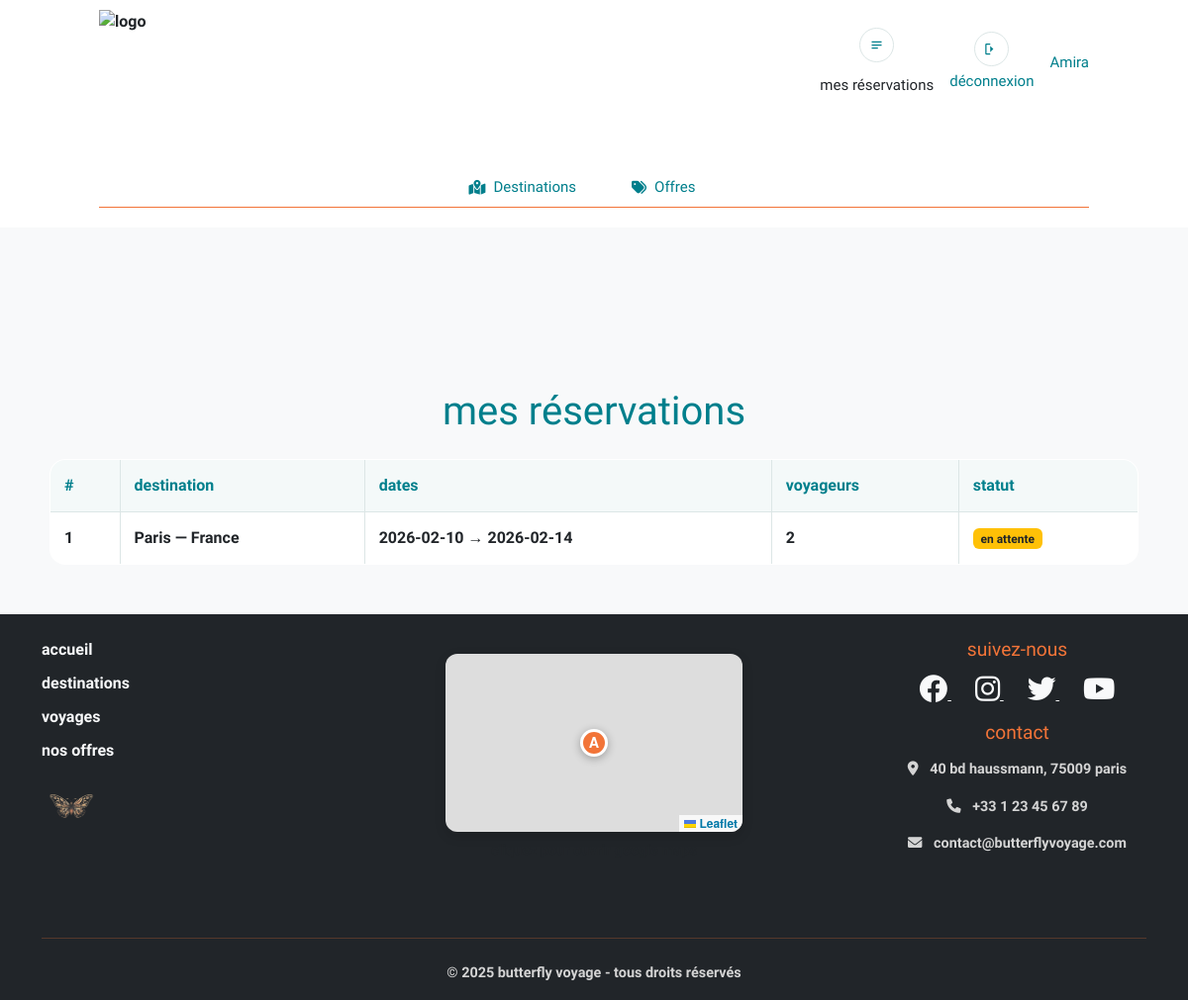
/index.php?page=dashboard_client (signed in), run on the app's committed database.
### tables this page shows
CREATE TABLE IF NOT EXISTS reservations (
  id_reservation INT NOT NULL AUTO_INCREMENT,
  id_client INT NOT NULL,
  id_destination INT NOT NULL,
  date_depart DATE NOT NULL,
  date_retour DATE NOT NULL,
  nb_personnes INT NOT NULL DEFAULT 1,
  prix_total DECIMAL(10,2) NOT NULL,
  statut ENUM('en_attente','confirmee','annulee') DEFAULT 'en_attente',
  date_reservation DATETIME NOT NULL DEFAULT CURRENT_TIMESTAMP,
  PRIMARY KEY (id_reservation),
  KEY fk_resa_client (id_client),
  KEY fk_resa_destination (id_destination)
);

CREATE TABLE IF NOT EXISTS destinations (
  id_destination INT NOT NULL AUTO_INCREMENT,
  pays VARCHAR(100) NOT NULL,
  ville VARCHAR(100) NOT NULL,
  id_continent INT DEFAULT NULL,
  description TEXT,
  prix_base DECIMAL(10,2) NOT NULL,
  image_url VARCHAR(255) DEFAULT NULL,
  actif TINYINT(1) NOT NULL DEFAULT 1,
  PRIMARY KEY (id_destination),
  KEY fk_destination_continent (id_continent)
);

### index.php (called while the page is built, shortened)
<?php
require_once __DIR__ . "/controleur/controleur_class.php";
$unControleur = new Controleur();
$page = $_GET["page"] ?? "home";
switch ($page) {
    case "dashboard_client":
        $unControleur->verifConnexion();
        require_once __DIR__ . "/controleur/gestion_dashboard_client.php";
        break;
}
require_once __DIR__ . "/vue/layout.php";

### modele/modele_class.php (called while the page is built, shortened)
<?php
class Modele
{
    private PDO $pdo;
    public function __construct()
    {
        $dsn = "mysql:host=localhost;dbname=agence_bfly;charset=utf8mb4";
        $user = "root";
        $password = "";
        try {
            $this->pdo = new PDO($dsn, $user, $password, [
                PDO::ATTR_ERRMODE => PDO::ERRMODE_EXCEPTION,
            ]);
        } catch (PDOException $e) {
            echo "erreur de connexion à " . $dsn . "<br>";
            echo $e->getMessage();
            exit();
        }
    }
    private function fetchOne(string $sql, array $params = []): array|false
    {
        $stmt = $this->pdo->prepare($sql);
        $stmt->execute($params);
        return $stmt->fetch(PDO::FETCH_ASSOC);
    }
    private function fetchAll(string $sql, array $params = []): array
    {
        $stmt = $this->pdo->prepare($sql);
        $stmt->execute($params);
        return $stmt->fetchAll(PDO::FETCH_ASSOC);
    }
    public function selectWhere_client_by_user(int $id_utilisateur): array|false
    {
        $sql = "select *
                from client
                where id_utilisateur = :id_utilisateur";
        return $this->fetchOne($sql, [":id_utilisateur" => $id_utilisateur]);
    }
    public function selectWhere_reservations_by_client(int $id_client): array
    {
        $sql = "select r.*, d.pays, d.ville, d.image_url, cont.nom as continent
                from reservations r
                join destinations d on d.id_destination = r.id_destination
                left join continents cont on cont.id_continent = d.id_continent
                where r.id_client = :id_client
                order by r.date_reservation desc";
        return $this->fetchAll($sql, [":id_client" => $id_client]);
    }
}

### controleur/gestion_dashboard_client.php (called while the page is built, shortened)
<?php
$unControleur->verifConnexion();
$idUser = (int) ($_SESSION["user"]["id_utilisateur"] ?? 0);
$client = $unControleur->selectWhere_client_by_user($idUser);
$id_client = (int) ($client["id_client"] ?? 0);
$lesReservations = $unControleur->selectWhere_reservations_by_client($id_client);

### controleur/controleur_class.php (called while the page is built, shortened)
<?php
require_once "modele/modele_class.php";
class Controleur
{
    private Modele $modele;
    public function __construct()
    {
        $this->modele = new Modele();
    }
    public function selectWhere_client_by_user(int $id_utilisateur)
    {
        return $this->modele->selectWhere_client_by_user($id_utilisateur);
    }
    public function selectWhere_reservations_by_client(int $id_client)
    {
        return $this->modele->selectWhere_reservations_by_client($id_client);
    }
}

### vue/dashboard_client.php (the view)
<?php
$lesReservations = $lesReservations ?? [];
?>
<h3 class="section-title text-center mt-5">mes réservations</h3>
<div class="container mt-4">
    <?php if (empty($lesReservations)): ?>
        <div class="alert alert-info text-center">
            aucune réservation pour le moment.
        </div>
    <?php else: ?>
        <table class="table table-bordered mt-4 align-middle">
            <thead>
                <tr>
                    <th>#</th>
                    <th>destination</th>
                    <th>dates</th>
                    <th>voyageurs</th>
                    <th>statut</th>
                </tr>
            </thead>
            <tbody>
                <?php foreach ($lesReservations as $r): ?>
                    <?php
                    $id = (int) ($r["id_reservation"] ?? 0);
                    $pays = $r["pays"] ?? "";
                    $ville = $r["ville"] ?? "";
                    $destination = trim($ville . " — " . $pays, " —");
                    $dateDepart = $r["date_depart"] ?? "";
                    $dateRetour = $r["date_retour"] ?? "";
                    $nb = (int) ($r["nb_personnes"] ?? 1);
                    $statut = (string) ($r["statut"] ?? "en_attente");
                    ?>
                    <tr>
                        <td><?= $id ?></td>
                        <td><?= htmlspecialchars($destination) ?></td>
                        <td><?= htmlspecialchars($dateDepart) ?> → <?= htmlspecialchars($dateRetour) ?></td>
                        <td><?= $nb ?></td>
                        <td>
                            <?php if ($statut === "confirmee"): ?>
                                <span class="badge bg-success">confirmée</span>
                            <?php elseif ($statut === "annulee"): ?>
                                <span class="badge bg-danger">annulée</span>
                            <?php else: ?>
                                <span class="badge bg-warning text-dark">en attente</span>
                            <?php endif; ?>
                        </td>
                    </tr>
                <?php endforeach; ?>
            </tbody>
        </table>
    <?php endif; ?>
</div>

### style/style.css (style rules this page uses)
:root { --primary-color: #F27438; --secondary-color: #007F8C; --text-color: #2C3E50; --muted-color: #7FA7A9; --bg-light: #F4F9F9; --border-color: #DCE6E6; --border-radius: 14px; --btn-radius: 50rem; --shadow: 0 8px 20px rgba(0, 127, 140, 0.15); }
body { font-family: "Poiret One", sans-serif; font-weight: bold; background-color: white; margin: 0; padding: 0; }

### style/page.css (style rules this page uses)
.section-title { font-size: 2.5rem; color: var(--secondary-color); margin-bottom: 10px; }

### style/admin.css (style rules this page uses)
table.table.table-bordered { max-width: 1100px; margin: 0 auto 50px; background: #fff; border-radius: 16px; overflow: hidden; border: 1px solid var(--border-color); }
table.table.table-bordered thead th { background: var(--bg-light); color: var(--secondary-color); font-weight: 700; border-bottom: 1px solid var(--border-color); padding: 14px; }
table.table.table-bordered td { padding: 14px; vertical-align: middle; border-bottom: 1px solid rgba(220, 230, 230, 0.8); }

### data on the page
reservations: id_reservation "1", id_destination.pays "Paris — France", date_depart "2026-02-10", date_retour "2026-02-14", nb_personnes "2", statut "en attente"

### other printed values
$prenomAffiche "Amira"
